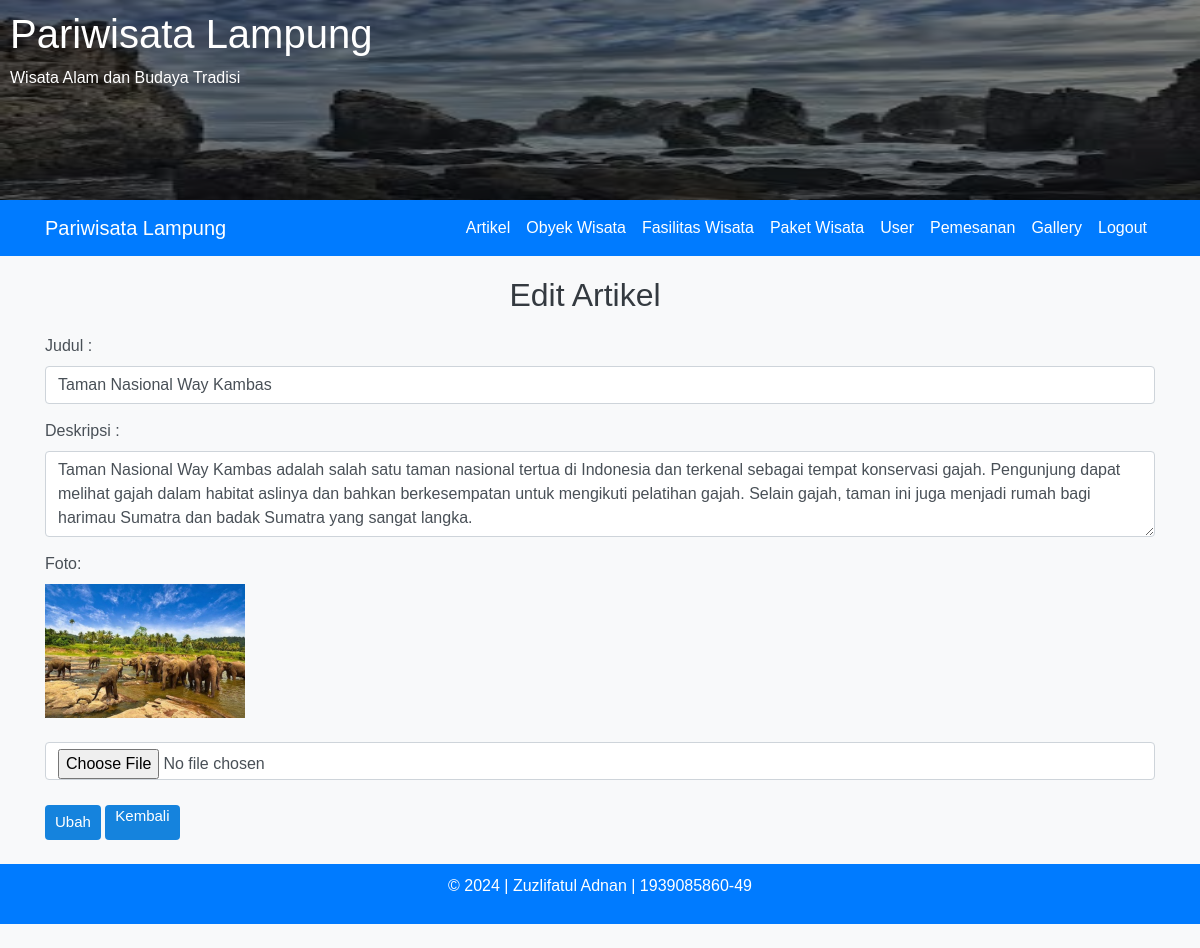
The app's page /admin/artikelEdit.php?id=17 (signed in) with its own data.
### tables this page shows
CREATE TABLE `artikel` (
  `id` int(11) NOT NULL,
  `judul` varchar(255) NOT NULL,
  `deskripsi` text NOT NULL,
  `foto` varchar(255) NOT NULL,
  `tglUpload` date NOT NULL,
  `created_at` timestamp NULL DEFAULT NULL,
  `updated_at` timestamp NULL DEFAULT NULL
);

### admin/artikelEdit.php (the view, shortened to what this page needs)
<?php
include '../config/db.php';
if (isset($_GET['id'])) {
    $id = $_GET['id'];
    $sql = "SELECT * FROM artikel WHERE id = ?";
    $stmt = $conn->prepare($sql);
    $stmt->bind_param("i", $id);
    $stmt->execute();
    $result = $stmt->get_result();
    if ($result->num_rows > 0) {
        $row = $result->fetch_assoc();
    } else {
        echo "Artikel not found.";
        exit();
    }
} else {
    echo "Invalid request.";
    exit();
}
?>
<!DOCTYPE html>
<html lang="en">
<head>
    <link href="../assets/css/bootstrap.min.css" rel="stylesheet">
    <link rel="stylesheet" href="../assets/css/jquery.dataTables.min.css">
    <link href="../assets/css/styles.css" rel="stylesheet">
    <link href="../assets/css/styles2.css" rel="stylesheet">
</head>
<body>
    <?php
    include '../templates/header.php';
    ?>
    <?php
    include '../templates/adminNav.php';
    ?>
    <div class="container content">
        <div class="row justify-content-center">
            <h2 class="text-center">Edit Artikel</h2>
        </div>
        <form action="artikelEditProses.php" method="post" enctype="multipart/form-data">
            <div class="form-group">
                <label for="inputNama">Judul :</label>
                <input id="inputNama" class="form-control" type="text" name="judul" value="<?php echo $row['judul']; ?>"
                    required>
            </div>
            <div class="form-group">
                <label for="inputDeskripsi">Deskripsi :</label>
                <textarea id="inputDeskripsi" class="form-control" name="deskripsi" rows="3" required><?php echo $row['deskripsi']; ?>
                </textarea>
            </div>
            <div class="form-group">
                <label for="foto">Foto:</label><br>
                <img id="foto" src="<?php echo $row['foto']; ?>" alt="Foto"
                    style="max-width: 200px; max-height: 200px;"><br><br>
                <input id="foto" class="form-control" type="file" name="foto" />
            </div>
            <button type="submit" class="btn btn-outline-success">Ubah</button>
            <a href="artikel.php" class="btn btn-outline-warning">Kembali</a>
        </form>
         <br>
    </div>
    <?php
    include '../templates/footer.php';
    ?>
</body>
</html>

### assets/css/styles.css (style rules this page uses)
.content { margin-top: 20px; }
.btn { height: 35px; background: #1583dd; border: 0; border-radius: 5px; color: #fff; font-size: 15px; cursor: pointer; transition: all .3s; margin-top: 10px; padding: 0px 10px; }

### assets/css/styles2.css (style rules this page uses)
body { background-color: #f8f9fa; font-family: Arial, sans-serif; }
.row { width: 100%; }
h2 { margin-bottom: 20px; color: #343a40; text-align: center; }
.form-group { margin-bottom: 15px; }
label { color: #495057; }
.form-control { border-radius: 4px; border: 1px solid #ced4da; }
.btn { border-radius: 4px; }

### records on screen
artikel: judul "Taman Nasional Way Kambas", deskripsi "Taman Nasional Way Kambas adalah salah satu taman nasional tertua di Indonesia dan terkenal sebagai tempat konservasi gajah. Pengunjung dapat melihat gajah dalam habitat aslinya dan bahkan berkesempatan untuk mengikuti pelatihan gajah. Selain gajah, taman ini juga menjadi rumah bagi harimau Sumatra dan badak Sumatra yang sangat langka.", foto (picture)
